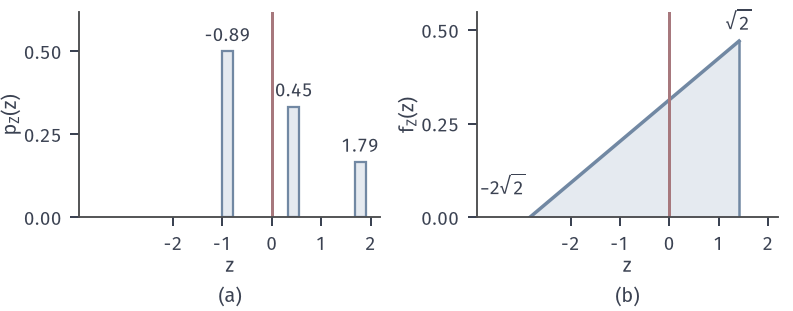

Here is the Python script that generated this plot:
from pathlib import Path
import sys
HERE = Path(__file__).resolve().parent
sys.path.insert(0, str(HERE.parent/'rvm-common'))
from rvm_fig import *
# Standardized reward table Z=(X-2)/sqrt5 and standardized density Z=(X-2/3)*sqrt(18), X~2x on (0,1).
# Both have mean 0, variance 1, yet their shapes differ and neither is bell-shaped.
fig, axes = figure(width_mm=112, height_mm=44, ncols=2)
panel(fig, left=.1, right=.98, bottom=.3, wspace=.32)
ax = axes[0]
z = (XV-2)/np.sqrt(5)
bars(ax, z, PV, width=.22)
ax.axvline(0, color=RED, lw=1.2)
for zi, p in zip(z, PV):
    lab(ax, zi, p+.02, f'{zi:.2f}', INK, ha='center', va='bottom')
ax.set_xlim(-3.9, 2.2); ax.set_xticks([-2, -1, 0, 1, 2]); ax.set_ylim(0, .62); ax.set_yticks([0, .25, .5]); axlab(ax, '$z$', '$p_Z(z)$')
ax = axes[1]
r = np.sqrt(18)
zz = np.linspace(-2/3*r, 1/3*r, 300)
f = 2*(2/3+zz/r)/r
ax.fill_between(zz, 0, f, color=BLUE_FILL, lw=0); ax.plot(zz, f, color=BLUE, lw=1.4)
ax.plot([zz[-1], zz[-1]], [0, f[-1]], color=BLUE, lw=1.0)
ax.axvline(0, color=RED, lw=1.2)
ax.set_xlim(-3.9, 2.2); ax.set_ylim(0, .55); ax.set_xticks([-2, -1, 0, 1, 2])
lab(ax, -2.9, .05, '$-2\\sqrt{2}$', INK, ha='right', va='bottom'); lab(ax, 1.41, .49, '$\\sqrt{2}$', INK, ha='center', va='bottom')
ax.set_yticks([0, .25, .5]); axlab(ax, '$z$', '$f_Z(z)$')
tags(fig, axes)
save(fig, HERE, 'figure', {'z table': z.tolist(), 'mean z density': float(np.trapezoid(zz*f, zz)), 'var z density': float(np.trapezoid(zz**2*f, zz))})
